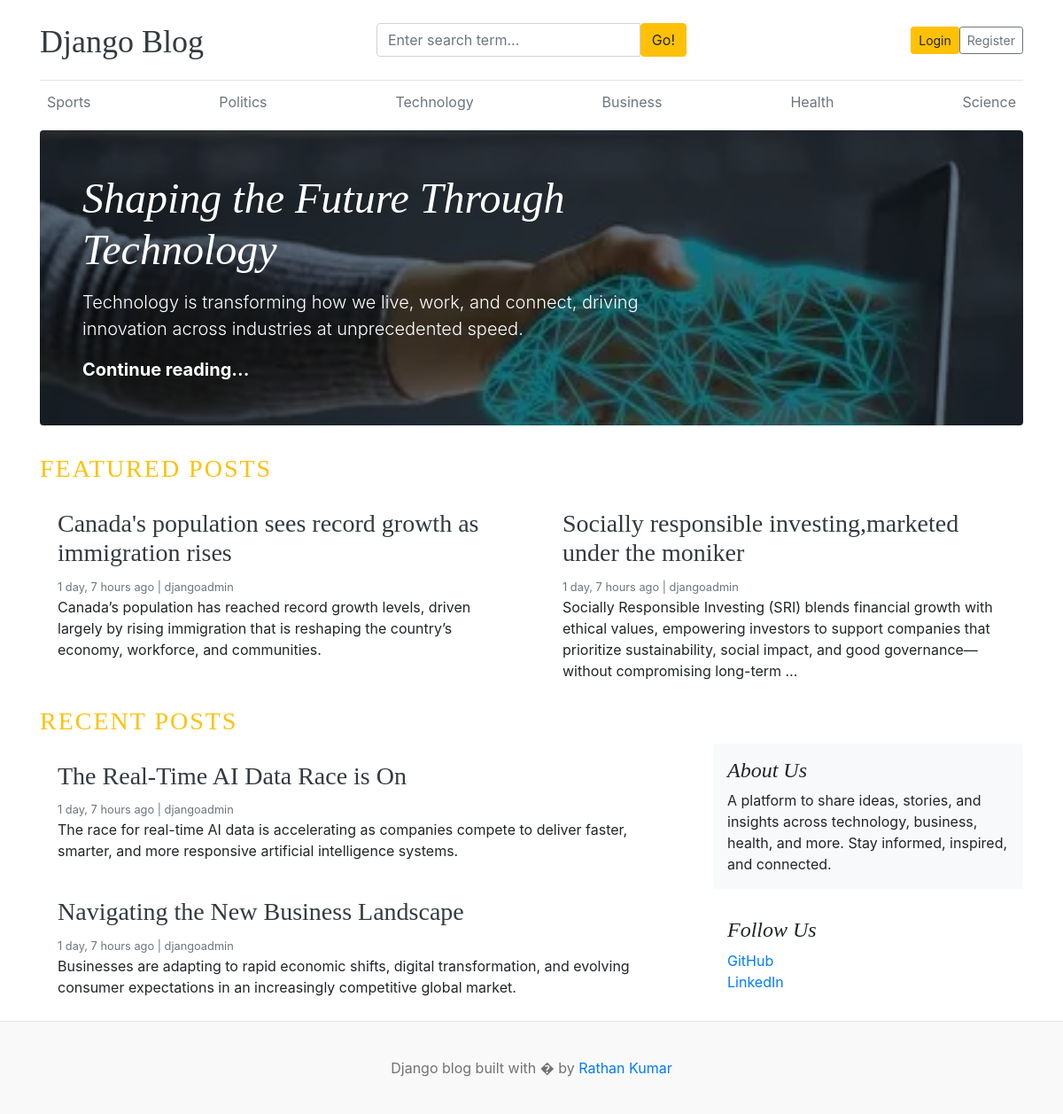
The page / on the database its author committed.
### blogs/models.py (models this page shows, shortened)
class Category(models.Model):
    category_name = models.CharField(max_length=50,unique=True)
    created_at = models.DateTimeField(auto_now_add=True)
    updated_at = models.DateTimeField(auto_now=True)
    class Meta:
        verbose_name_plural = 'categories'
    def __str__(self):
        return self.category_name

class Blog(models.Model):
    title = models.CharField(max_length=100,)
    slug = models.SlugField(max_length=150,unique=True,blank=True)
    category = models.ForeignKey(Category,on_delete=models.CASCADE)
    author = models.ForeignKey(User,on_delete=models.CASCADE) # if user deleted the blog related to this user also deleted
    featured_image = models.ImageField(upload_to='uploads/%Y%m%d')
    short_description = models.TextField(max_length=500)
    blog_body = models.TextField(max_length=2000)
    status= models.CharField(max_length=20,choices=STATUS_CHOICES,default ="Draft")
    is_featured = models.BooleanField(default=False)
    created_at = models.DateTimeField(auto_now_add=True)
    updated_at = models.DateTimeField(auto_now=True)
    class Meta:
        verbose_name_plural = 'blogs'

### about/models.py (models this page shows, shortened)
class About(models.Model):
    about_heading = models.CharField(max_length=25)
    about_description = models.TextField(max_length=255)
    created_at = models.DateTimeField(auto_now_add =True)
    updated_at = models.DateTimeField(auto_now=True)
    class Meta:
        verbose_name_plural = 'about'

class SocialLink(models.Model):
    platform= models.CharField(max_length=25)
    link = models.URLField(max_length=100)
    created_at = models.DateTimeField(auto_now_add =True)
    updated_at = models.DateTimeField(auto_now=True)
    class Meta:
        verbose_name_plural = 'sociallink'

### blog_main/views.py (the view)
# urls.py: 2. Add a URL to urlpatterns:  path('', views.home, name='home')
def home(request):
    print("home view is called")
    categories = Category.objects.all()   # we have declared category as nav bar using context
    print("categories",categories)
    featured_post = Blog.objects.filter(is_featured=True,status ='Published').order_by('updated_at')
    posts = Blog.objects.filter(is_featured=False,status='Published')
    try:
        about = About.objects.get()
    except:
        about = None
    context = {
        'categories':categories,   # we have declared category as nav bar using context
        'featured_post':featured_post,
        'posts':posts,
        'about':about,
    }
    return render(request,'home.html',context)

### blogs/context_processors.py (called while the page is built)
def get_categories(request):
    categories = Category.objects.all()
    return dict(categories = categories)

def get_social_links(request):
    social_links = SocialLink.objects.all()
    return dict(social_links = social_links)

### templates/home.html
{%extends 'base.html'%}
{% load static %}
{%block content%}
{% for post in featured_post %}
  {% if forloop.first %}
      <div class="jumbotron p-3 p-md-5 text-white rounded bg-dark" style="background-image: url({{post.featured_image.url}});background-blend-mode: overlay;background-size:cover;">
        <div class="col-md-8 px-0">
          <h1 class="display-4 font-italic">{{post.title}}</h1>
          <p class="lead my-3">{{post.short_description }}</p>
          <p class="lead mb-0"><a href="{% url 'blogs' post.slug %}" class="text-white font-weight-bold">Continue reading...</a></p>
        </div>
      </div>
  {%endif%}
{%endfor%}
<h3 class="text-uppercase text-warning" style="letter-spacing :2px;">Featured Posts</h3>
  <div class="row mb-2">
    {% for post in featured_post %}
      {% if not forloop.first %}
        <div class="col-md-6">
          <div class="card border-0" >
            <div class="card-body">
              <h3><a href = "{% url 'blogs' post.slug%}" class="text-dark">{{post.title}}</a></h3>
              <small class="mb-1 text-muted">{{post.created_at | timesince}} ago | {{post.author}}</small>
              <p class="card-text">{{post.short_description | truncatewords:25 }}</p>
            </div>
          </div>
        </div>
        {% endif %}
    {% endfor%}
  </div>
<h3 class="text-uppercase text-warning" style="letter-spacing :2px;">Recent Posts</h3>
  <main role="main" class="container p-0">
    <div class="row">
      <div class="col-md-8 blog-main">
        {% for post in posts%}
          <div class="card border-0" >
            <div class="card-body">
              <h3><a href = "{% url 'blogs' post.slug%}" class="text-dark">{{post.title}}</a></h3>
              <small class="mb-1 text-muted">{{post.created_at | timesince}} ago | {{post.author}}</small>
              <p class="card-text">{{post.short_description | truncatewords:25}}</p>
            </div>
          </div>
          {%endfor%}
      </div>
      <aside class="col-md-4 blog-sidebar">
        <div class="p-3 mb-3 bg-light rounded">
          <h4 class="font-italic">{{about.about_heading}}</h4>
          <p class="mb-0">{{about.about_description}}</p>
        </div>
        {% if social_links%}
        <div class="p-3">
          <h4 class="font-italic">Follow Us</h4>
          <ol class="list-unstyled">
            {% for link in social_links %}
            <li><a href="{{link.link}}">{{link.platform}}</a></li>
            {%endfor%}
          </ol>
        </div>
        {%endif%}
      </aside>
    </div>
  </main>
</div>
{%endblock%}

### templates/base.html (shortened to what this page needs)
{% load static %}
<!DOCTYPE html>
<html lang="en">
<head>
    <link href="https://getbootstrap.com/docs/4.0/dist/css/bootstrap.min.css" rel="stylesheet">
    <link href="{% static 'css/blog.css' %}" rel="stylesheet">
  </head>
<body>
   <div class="container">
    <header class="blog-header py-3">
        <div class="row flex-nowrap justify-content-between align-items-center">
            <div class="col-4 pt-1">
                <a class="blog-header-logo text-dark" href="/">Django Blog</a>
            </div>
            <div class="col-md-4">
                <form action="{% url 'search' %}" method="GET">
                <div class="input-group">
                    <input class="form-control" type="text" name="keyword" value="{{keyword}}" placeholder="Enter search term..."/>
                    <button class="btn btn-warning" type="submit">Go!</button>
                </div>
                </form>
            </div>
      <div class="col-4 d-flex justify-content-end align-items-center">
        {%if not user.is_authenticated%}
        <a class="btn btn-sm btn-warning" href="{% url 'login' %}">Login</a>
        <a class="btn btn-sm btn-outline-secondary" href="{% url 'register' %}">Register</a>
        {%else%}
        <span>You are logged in as {{user}}</span>
        &emsp;
        <span><a href="{%url 'logout'%}">Logout</a></span>
        {%endif%}
      </div>
    </div>
  </header>
      <div class="nav-scroller py-1 mb-2">
        <nav class="nav d-flex justify-content-between">
          {% for cat in categories%}
          <a class="p-2 text-muted" href="{% url 'post_by_category' cat.id%}">{{cat.category_name}}</a>
          {%endfor%}
        </nav>
      </div>
{%block content%}
{%endblock%}
<footer class="blog-footer">
  <p>Django blog built with � by <a href="#">Rathan Kumar</a></p>
</footer>
</body>
</html>

### blog_main/static/css/blog.css (style rules this page uses)
.blog-header { border-bottom: 1px solid #e5e5e5; }
.blog-header-logo { font-family: "Playfair Display", Georgia, "Times New Roman", serif; font-size: 2.25rem; }
h1, h2, h3, h4, h5, h6 { font-family: "Playfair Display", Georgia, "Times New Roman", serif; }
.display-4 { font-size: 2.5rem; }
@media (min-width: 768px) { .display-4 { font-size: 3rem; } }
.blog-footer { padding: 2.5rem 0; color: #727272; text-align: center; background-color: #f9f9f9; border-top: .05rem solid #e5e5e5; }
.blog-footer p:last-child { margin-bottom: 0; }

### rows shown on the page
Category: category_name "Sports"
Category: category_name "Politics"
Category: category_name "Technology"
Category: category_name "Business"
Category: category_name "Health"
Category: category_name "Science"
Blog: featured_image (picture), title "Shaping the Future Through Technology", short_description "Technology is transforming how we live, work, and connect, driving innovation across industries at unprecedented speed."
Blog: title "Canada's population sees record growth as immigration rises", created_at "1 day, 7 hours", author "djangoadmin", short_description "Canada’s population has reached record growth levels, driven largely by rising immigration that is reshaping the country’s economy, workforce, and communities."
Blog: title "Socially responsible investing,marketed under the moniker", created_at "1 day, 7 hours", author "djangoadmin", short_description "Socially Responsible Investing (SRI) blends financial growth with ethical values, empowering investors to support companies that prioritize sustainability, social impact, and good governance—without compromising long-term …"
Blog: title "The Real-Time AI Data Race is On", created_at "1 day, 7 hours", author "djangoadmin", short_description "The race for real-time AI data is accelerating as companies compete to deliver faster, smarter, and more responsive artificial intelligence systems."
Blog: title "Navigating the New Business Landscape", created_at "1 day, 7 hours", author "djangoadmin", short_description "Businesses are adapting to rapid economic shifts, digital transformation, and evolving consumer expectations in an increasingly competitive global market."
About: about_heading "About Us", about_description "A platform to share ideas, stories, and insights across technology, business, health, and more. Stay informed, inspired, and connected."
SocialLink: platform "GitHub"
SocialLink: platform "LinkedIn"
